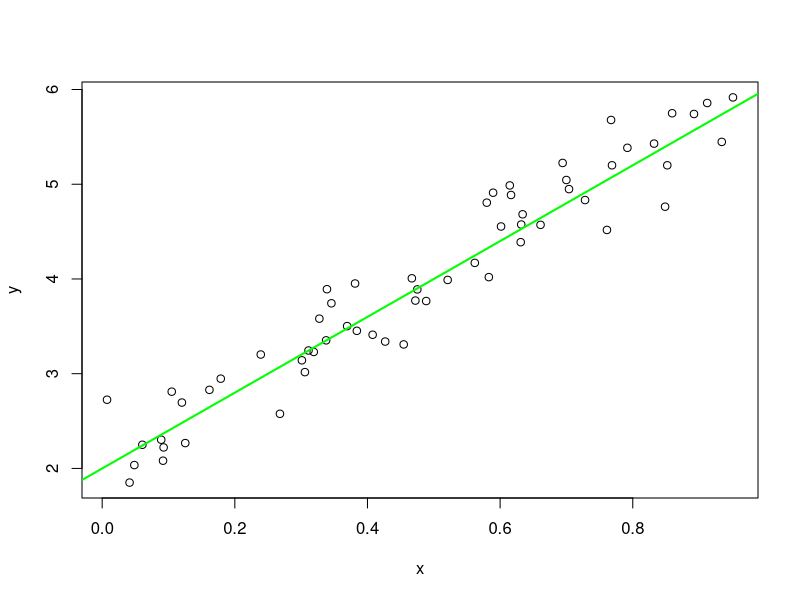

This figure's R source:
a <- 2
b <- 4
sigSq <- 0.5
n <- 60

x <- runif(n)
(avgX <- mean(x))
write(avgX, "avgX.txt")

y <- a + b * x + rnorm(n, sd = sqrt(sigSq)/2)

plot(x, y)
abline(a, b, col = "green", lwd = 2)

dev.print(pdf, "nifty_plot.pdf")
